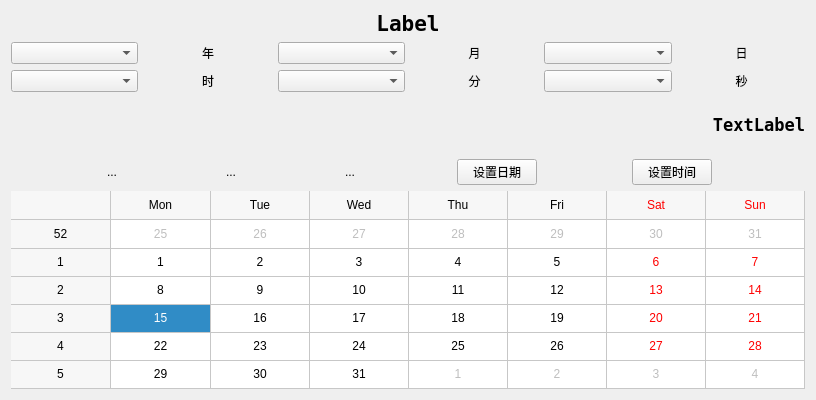
<?xml version="1.0" encoding="UTF-8"?>
<ui version="4.0">
 <class>Widget</class>
 <widget class="QWidget" name="Widget">
  <property name="geometry">
   <rect>
    <x>0</x>
    <y>0</y>
    <width>816</width>
    <height>400</height>
   </rect>
  </property>
  <property name="windowTitle">
   <string>Widget</string>
  </property>
  <layout class="QHBoxLayout" name="horizontalLayout_5">
   <item>
    <layout class="QVBoxLayout" name="verticalLayout_2">
     <property name="sizeConstraint">
      <enum>QLayout::SetMaximumSize</enum>
     </property>
     <item>
      <layout class="QVBoxLayout" name="verticalLayout">
       <item>
        <widget class="QLabel" name="m_ShowDateLabel">
         <property name="font">
          <font>
           <family>DejaVu Sans Mono</family>
           <pointsize>16</pointsize>
           <weight>75</weight>
           <bold>true</bold>
          </font>
         </property>
         <property name="text">
          <string>Label</string>
         </property>
         <property name="alignment">
          <set>Qt::AlignCenter</set>
         </property>
        </widget>
       </item>
       <item>
        <layout class="QHBoxLayout" name="horizontalLayout_3">
         <item>
          <widget class="QComboBox" name="m_YearComboBox"/>
         </item>
         <item>
          <widget class="QLabel" name="m_YearLabel">
           <property name="layoutDirection">
            <enum>Qt::LeftToRight</enum>
           </property>
           <property name="autoFillBackground">
            <bool>false</bool>
           </property>
           <property name="text">
            <string>年</string>
           </property>
           <property name="alignment">
            <set>Qt::AlignCenter</set>
           </property>
          </widget>
         </item>
         <item>
          <widget class="QComboBox" name="m_MonthComboBox"/>
         </item>
         <item>
          <widget class="QLabel" name="m_MonthLabel">
           <property name="text">
            <string>月</string>
           </property>
           <property name="alignment">
            <set>Qt::AlignCenter</set>
           </property>
          </widget>
         </item>
         <item>
          <widget class="QComboBox" name="m_DayComboBox"/>
         </item>
         <item>
          <widget class="QLabel" name="m_DayLabel">
           <property name="text">
            <string>日</string>
           </property>
           <property name="alignment">
            <set>Qt::AlignCenter</set>
           </property>
          </widget>
         </item>
        </layout>
       </item>
       <item>
        <layout class="QHBoxLayout" name="horizontalLayout_4">
         <item>
          <widget class="QComboBox" name="m_HourComboBox">
           <property name="focusPolicy">
            <enum>Qt::WheelFocus</enum>
           </property>
          </widget>
         </item>
         <item>
          <widget class="QLabel" name="label">
           <property name="layoutDirection">
            <enum>Qt::LeftToRight</enum>
           </property>
           <property name="text">
            <string>时</string>
           </property>
           <property name="alignment">
            <set>Qt::AlignCenter</set>
           </property>
          </widget>
         </item>
         <item>
          <widget class="QComboBox" name="m_MinuteComboBox"/>
         </item>
         <item>
          <widget class="QLabel" name="label_2">
           <property name="text">
            <string>分</string>
           </property>
           <property name="alignment">
            <set>Qt::AlignCenter</set>
           </property>
          </widget>
         </item>
         <item>
          <widget class="QComboBox" name="m_SecendsComboBox"/>
         </item>
         <item>
          <widget class="QLabel" name="label_3">
           <property name="text">
            <string>秒</string>
           </property>
           <property name="alignment">
            <set>Qt::AlignCenter</set>
           </property>
          </widget>
         </item>
        </layout>
       </item>
      </layout>
     </item>
     <item>
      <layout class="QHBoxLayout" name="horizontalLayout">
       <item>
        <widget class="QToolButton" name="m_StarButton">
         <property name="text">
          <string/>
         </property>
         <property name="iconSize">
          <size>
           <width>48</width>
           <height>48</height>
          </size>
         </property>
         <property name="autoRaise">
          <bool>true</bool>
         </property>
        </widget>
       </item>
       <item>
        <widget class="QToolButton" name="m_ZodiacButton">
         <property name="text">
          <string/>
         </property>
         <property name="icon">
          <iconset resource="Resource.qrc">
           <normaloff>:/zodiac/ico/7.ico</normaloff>:/zodiac/ico/7.ico</iconset>
         </property>
         <property name="iconSize">
          <size>
           <width>48</width>
           <height>48</height>
          </size>
         </property>
         <property name="autoRaise">
          <bool>true</bool>
         </property>
        </widget>
       </item>
       <item>
        <widget class="QLabel" name="m_ShowTimeLabel">
         <property name="font">
          <font>
           <family>DejaVu Sans Mono</family>
           <pointsize>13</pointsize>
           <weight>75</weight>
           <bold>true</bold>
          </font>
         </property>
         <property name="text">
          <string>TextLabel</string>
         </property>
         <property name="alignment">
          <set>Qt::AlignRight|Qt::AlignTrailing|Qt::AlignVCenter</set>
         </property>
        </widget>
       </item>
      </layout>
     </item>
     <item>
      <layout class="QHBoxLayout" name="horizontalLayout_2">
       <item>
        <widget class="QToolButton" name="m_ToPreDayButton">
         <property name="cursor">
          <cursorShape>PointingHandCursor</cursorShape>
         </property>
         <property name="toolTip">
          <string>前一天</string>
         </property>
         <property name="text">
          <string>...</string>
         </property>
         <property name="icon">
          <iconset resource="Resource.qrc">
           <normaloff>:/operation/ico/left.ico</normaloff>:/operation/ico/left.ico</iconset>
         </property>
         <property name="iconSize">
          <size>
           <width>32</width>
           <height>16</height>
          </size>
         </property>
         <property name="autoRaise">
          <bool>true</bool>
         </property>
        </widget>
       </item>
       <item>
        <widget class="QToolButton" name="m_NextDayButton">
         <property name="cursor">
          <cursorShape>PointingHandCursor</cursorShape>
         </property>
         <property name="toolTip">
          <string>后一天</string>
         </property>
         <property name="text">
          <string>...</string>
         </property>
         <property name="icon">
          <iconset resource="Resource.qrc">
           <normaloff>:/operation/ico/right.ico</normaloff>:/operation/ico/right.ico</iconset>
         </property>
         <property name="autoRaise">
          <bool>true</bool>
         </property>
        </widget>
       </item>
       <item>
        <widget class="QToolButton" name="m_TotodayButton">
         <property name="cursor">
          <cursorShape>PointingHandCursor</cursorShape>
         </property>
         <property name="toolTip">
          <string>今天</string>
         </property>
         <property name="text">
          <string>...</string>
         </property>
         <property name="icon">
          <iconset resource="Resource.qrc">
           <normaloff>:/operation/ico/today.ico</normaloff>:/operation/ico/today.ico</iconset>
         </property>
         <property name="iconSize">
          <size>
           <width>16</width>
           <height>16</height>
          </size>
         </property>
         <property name="popupMode">
          <enum>QToolButton::DelayedPopup</enum>
         </property>
         <property name="autoRaise">
          <bool>true</bool>
         </property>
        </widget>
       </item>
       <item>
        <widget class="QPushButton" name="m_DateSavePlushButton">
         <property name="maximumSize">
          <size>
           <width>80</width>
           <height>16777215</height>
          </size>
         </property>
         <property name="text">
          <string>设置日期</string>
         </property>
        </widget>
       </item>
       <item>
        <widget class="QPushButton" name="m_TimePushButton">
         <property name="maximumSize">
          <size>
           <width>80</width>
           <height>16777215</height>
          </size>
         </property>
         <property name="text">
          <string>设置时间</string>
         </property>
        </widget>
       </item>
      </layout>
     </item>
     <item>
      <widget class="QCalendarWidget" name="m_Calendar">
       <property name="autoFillBackground">
        <bool>true</bool>
       </property>
       <property name="gridVisible">
        <bool>true</bool>
       </property>
       <property name="navigationBarVisible">
        <bool>false</bool>
       </property>
       <property name="dateEditEnabled">
        <bool>false</bool>
       </property>
      </widget>
     </item>
    </layout>
   </item>
  </layout>
 </widget>
 <layoutdefault spacing="6" margin="11"/>
 <resources>
  <include location="Resource.qrc"/>
 </resources>
 <connections/>
</ui>
